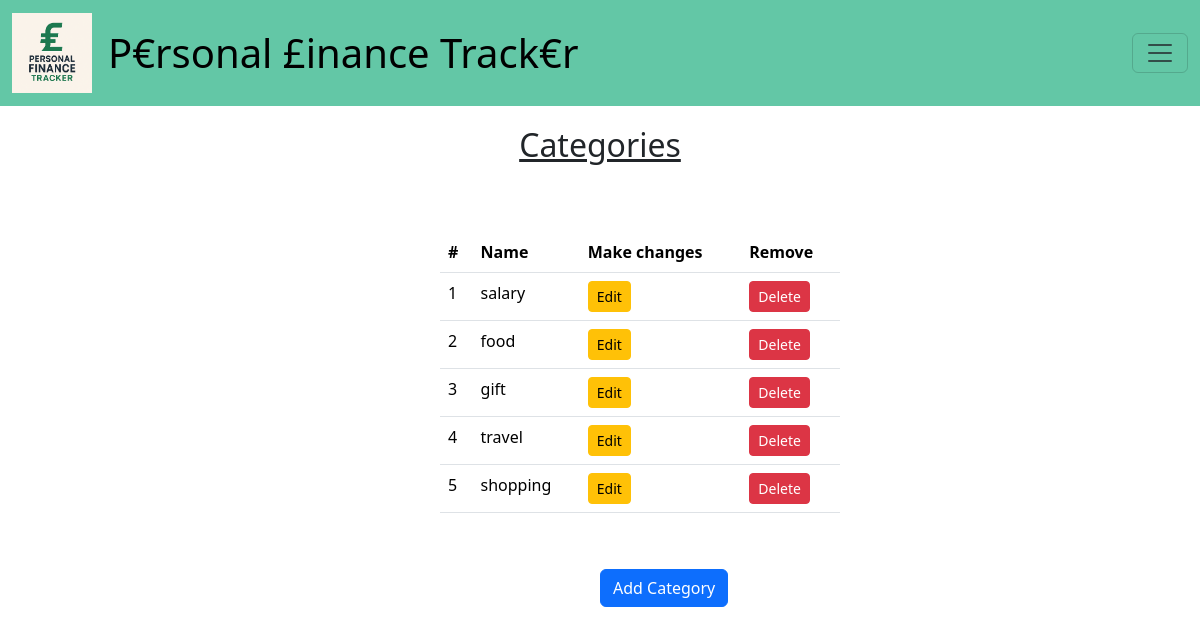
The page /categories (signed in) on the database its author committed.
### tables this page shows
CREATE TABLE "categories" (
    "id"        INTEGER NOT NULL UNIQUE,
    "user_id"   INTEGER,
    "name"      TEXT NOT NULL,
    PRIMARY KEY("id" AUTOINCREMENT),
    FOREIGN KEY("user_id") REFERENCES "users"("id")
);

### app.py (the view)
@app.route("/categories", methods=["GET","POST"])
@login_required
def category():
    if request.method=="GET":
        db=sqlite3.connect("transactions.db")
        db.row_factory = sqlite3.Row
        cur=db.cursor()
        cur.execute("SELECT * FROM categories WHERE (user_id IS NULL OR user_id=?)", (session["user_id"],))
        rows=cur.fetchall()
        db.close()
        return render_template("category.html",rows=rows)

### helpers.py (called while the page is built)
def login_required(f):
    @wraps(f)
    def wrapper(*args, **kwargs):
        if "user_id" not in session:
            return redirect(url_for("login"))
        return f(*args, **kwargs)
    return wrapper

### templates/category.html (shortened to what this page needs)
{% extends "layout.html" %}
{% block body %}
    <h2 style="text-align:center;">Categories</h2>
    <div style="padding:40px; width:40%; margin-left:400px;">
        <table class="table table-hover">
        <thead>
            <tr>
            <th scope="col">#</th>
            <th scope="col">Name</th>
            <th scope="col">Make changes</th>
            <th scope="col">Remove</th>
            </tr>
        </thead>
        <tbody>
            {% for r in rows %}
            <tr>
                <td>{{ loop.index }}</td>
                <td>{{ r.name }}</td>
                <td>
                    <button
                        class="btn btn-warning btn-sm"
                        data-bs-toggle="modal"
                        data-bs-target="#editModal"
                        data-id="{{ r.id }}"
                        data-name="{{ r.name }}">
                        Edit
                    </button>
                </td>
                <td>
                    <button
                        class="btn btn-danger btn-sm"
                        data-bs-toggle="modal"
                        data-bs-target="#deleteModal"
                        data-id="{{ r.id }}"
                        data-name="{{ r.name }}">
                        Delete
                    </button>
                </td>
            </tr>
            {% endfor %}
        </tbody>
        </table>
    </div >
    <div style="margin-left:600px;">
    <button style="text-align: center;" class="btn btn-primary mb-3" data-bs-toggle="modal" data-bs-target="#addCategoryModal">
        Add Category
    </button>
    </div>
{% endblock %}

### static/styles.css (style rules this page uses)
h2 { text-align:center; padding:20px; text-decoration:underline; }

### rows shown on the page
categories: name "salary"
categories: name "food"
categories: name "gift"
categories: name "travel"
categories: name "shopping"
